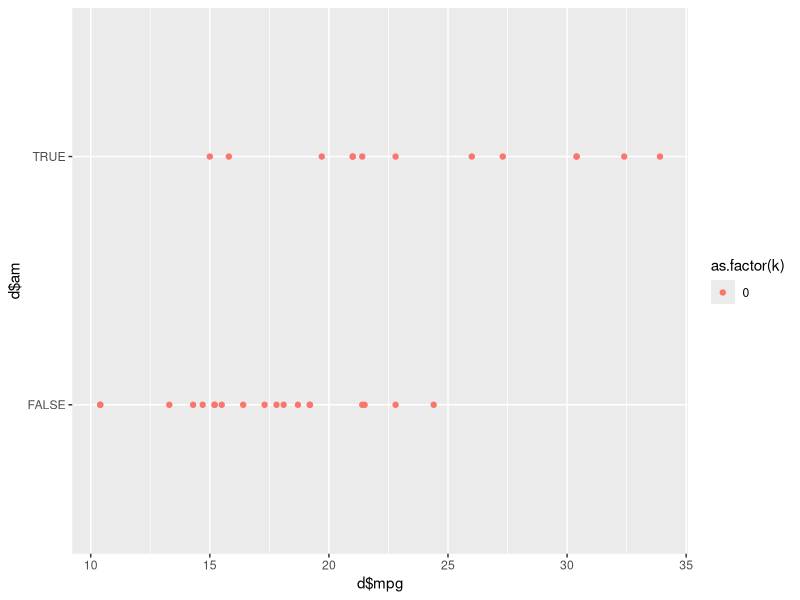
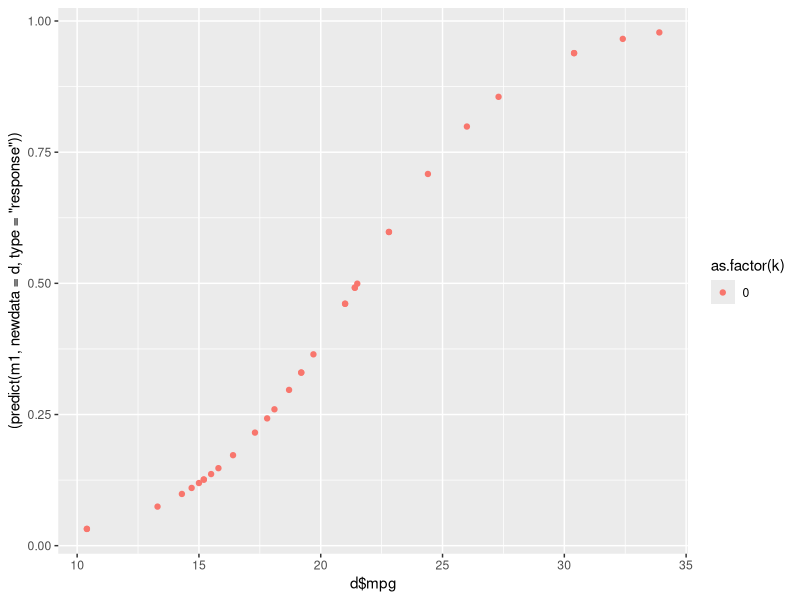

Write the R code that produced these figures, in order.
## ---- chunk 1
set.seed(1)
library(ggplot2)
library(dplyr)
fivefold <- function(x) {
  x$fold <- c(sample(1:5, size = nrow(x), replace = TRUE))
  MSE <- rep(NA, 5)

  for(j in 1:5) {
    testd <- x %>%
      filter(fold == j)
    
    traind <- x %>%
      filter(fold != j)

    trainmodel <- glm(data = traind , am ~ mpg , family = binomial)
    
    MSE[j] <- mean((testd$am - predict(trainmodel, newdata = testd, type = "response")))
  }
  
  mean(MSE)
}
## ---- chunk 2
#model that just tosses some predictors in on party
d <- mtcars
d$am <- as.logical(d$am)
m1 <- glm(data = d , am ~ mpg , family = binomial)
#misclassification rate of this model using 5fold CV
fivefold(d)
## ---- chunk 3
#k encodes tru party
k=0
p1 <- ggplot(d, aes(x=d$mpg, y=d$am, color = as.factor(k))) + geom_point()
p1
p2 <- ggplot(d, aes(x=d$mpg, y=(predict(m1, newdata = d, type = "response")), color = as.factor(k))) + geom_point()
p2
## ---- chunk 4
# new model

# new predictive capability

